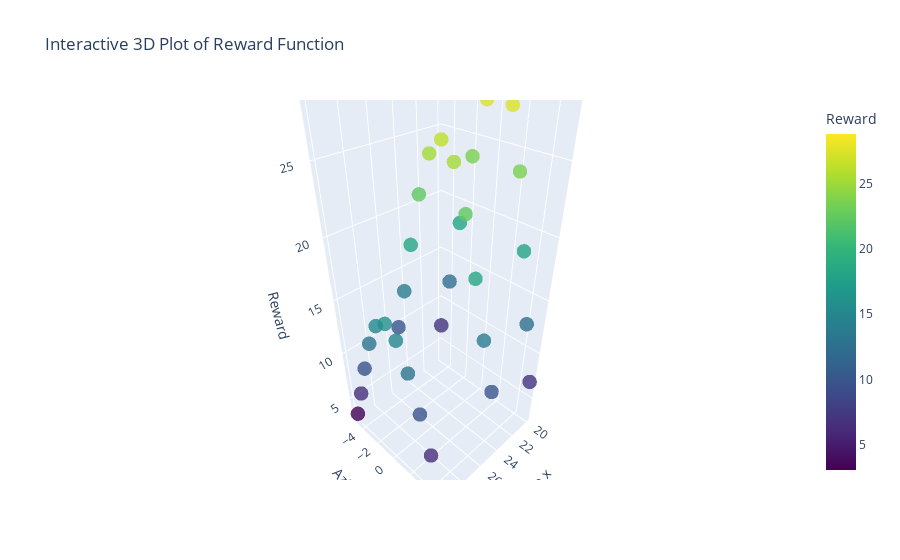

This figure's notebook cell:
### Code cell
import plotly.graph_objects as go
import numpy as np

# Assumiamo che x_vals, y_vals e reward_values siano già definiti, ad esempio:
# x_vals = [action[0] for action in testActions]
# y_vals = [action[1] for action in testActions]
# reward_values = [expectedReward(action, kinematicModel, 50, 100, -1, 0, False) for action in testActions]

# Create an interactive 3D scatter plot using Plotly
fig = go.Figure(data=[go.Scatter3d(
    x=x_vals,                 # x-axis data (e.g., speed component)
    y=y_vals,                 # y-axis data (e.g., steering angle)
    z=reward_values,          # z-axis data (reward values)
    mode='markers',           # display as markers (points)
    marker=dict(
        size=5,               # marker size
        color=reward_values,  # marker colors based on reward values
        colorscale='Viridis', # colormap
        opacity=0.8,          # transparency level
        colorbar=dict(title="Reward")  # colorbar legend
    ),
    # Display additional text information on hover
    text=[f"Reward: {round(r,2)}" for r in reward_values],
    hoverinfo="text"
)])

# Update layout to add axis titles and a plot title
fig.update_layout(
    scene=dict(
        xaxis_title="Azione x",   # x-axis title
        yaxis_title="Azione y",   # y-axis title
        zaxis_title="Reward"      # z-axis title
    ),
    title="Interactive 3D Plot of Reward Function"
)

# Display the interactive plot
fig.show()

### Figure 1 — Plotly figure (JSON) as saved in the notebook; plotly's stock layout.template omitted (floating-point values rounded to 4 significant figures)
{"data": [{"hoverinfo": "text", "marker": {"color": [6.946, 12.33, 18.19, 23.57, 27.4, 28.78, 27.4, 23.57, 18.19, 12.33, 6.946, 9.677, 13.84, 18.29, 22.34, 25.2, 26.23, 25.2, 22.34, 18.29, 13.84, 9.677, 3.09, 6.384, 9.84, 12.93, 15.08, 15.86, 15.08, 12.93, 9.84, 6.384, 3.09], "colorbar": {"title": {"text": "Reward"}}, "colorscale": [[0, "#440154"], [0.1111, "#482878"], [0.2222, "#3e4989"], [0.3333, "#31688e"], [0.4444, "#26828e"], [0.5556, "#1f9e89"], [0.6667, "#35b779"], [0.7778, "#6ece58"], [0.8889, "#b5de2b"], [1, "#fde725"]], "opacity": 0.8, "size": 5}, "mode": "markers", "text": ["Reward: 6.95", "Reward: 12.33", "Reward: 18.19", "Reward: 23.57", "Reward: 27.4", "Reward: 28.78", "Reward: 27.4", "Reward: 23.57", "Reward: 18.19", "Reward: 12.33", "Reward: 6.95", "Reward: 9.68", "Reward: 13.84", "Reward: 18.29", "Reward: 22.34", "Reward: 25.2", "Reward: 26.23", "Reward: 25.2", "Reward: 22.34", "Reward: 18.29", "Reward: 13.84", "Reward: 9.68", "Reward: 3.09", "Reward: 6.38", "Reward: 9.84", "Reward: 12.93", "Reward: 15.08", "Reward: 15.86", "Reward: 15.08", "Reward: 12.93", "Reward: 9.84", "Reward: 6.38", "Reward: 3.09"], "type": "scatter3d", "x": [20, 20, 20, 20, 20, 20, 20, 20, 20, 20, 20, 25, 25, 25, 25, 25, 25, 25, 25, 25, 25, 25, 30, 30, 30, 30, 30, 30, 30, 30, 30, 30, 30], "y": [-5, -4, -3, -2, -1, 0, 1, 2, 3, 4, 5, -5, -4, -3, -2, -1, 0, 1, 2, 3, 4, 5, -5, -4, -3, -2, -1, 0, 1, 2, 3, 4, 5], "z": [6.946, 12.33, 18.19, 23.57, 27.4, 28.78, 27.4, 23.57, 18.19, 12.33, 6.946, 9.677, 13.84, 18.29, 22.34, 25.2, 26.23, 25.2, 22.34, 18.29, 13.84, 9.677, 3.09, 6.384, 9.84, 12.93, 15.08, 15.86, 15.08, 12.93, 9.84, 6.384, 3.09]}], "layout": {"scene": {"xaxis": {"title": {"text": "Azione x"}}, "yaxis": {"title": {"text": "Azione y"}}, "zaxis": {"title": {"text": "Reward"}}}, "title": {"text": "Interactive 3D Plot of Reward Function"}}}
